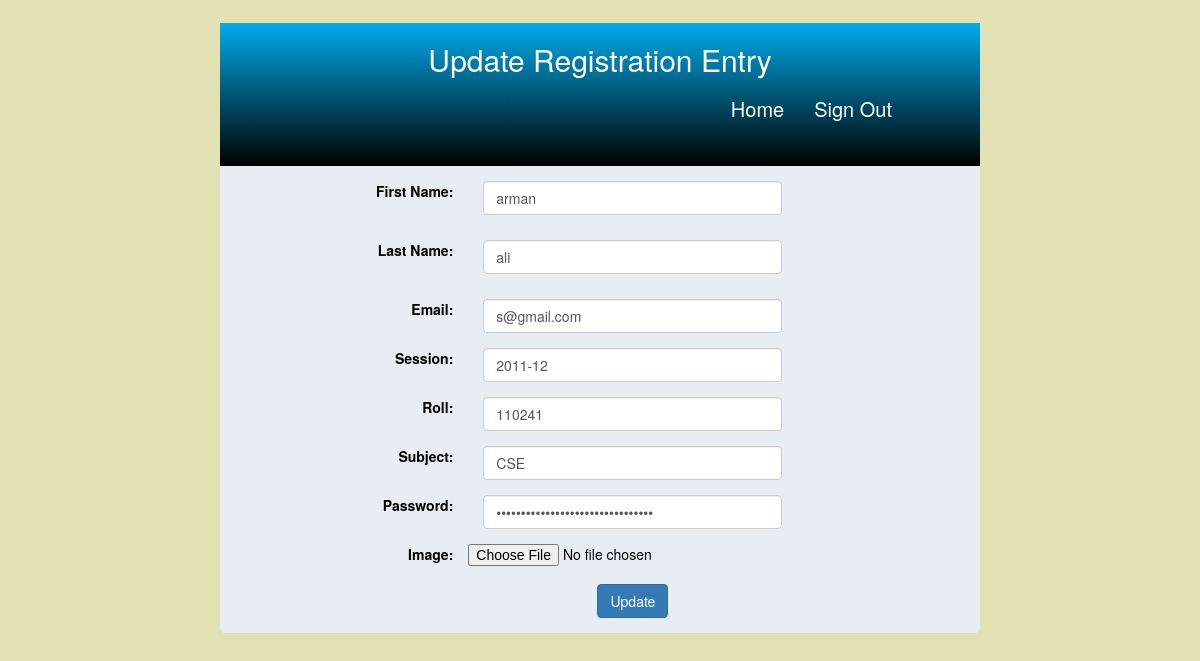
/form/adminUpdate.php?id=24 (signed in), run on the app's committed database.
### tables this page shows
CREATE TABLE IF NOT EXISTS `registraion` (
`st_id` int(11) NOT NULL,
  `fastname` varchar(100) DEFAULT NULL,
  `lastname` varchar(100) DEFAULT NULL,
  `email` varchar(255) DEFAULT NULL,
  `session` varchar(10) DEFAULT NULL,
  `roll` int(15) DEFAULT NULL,
  `subj` varchar(100) DEFAULT NULL,
  `pass` varchar(255) DEFAULT NULL,
  `type` varchar(10) NOT NULL,
  `image_name` varchar(64) NOT NULL
);

### form/adminUpdate.php (the view, shortened to what this page needs)
<?php
	if(isset($_REQUEST['id']))
	{
		$id= $_REQUEST['id'] ;
	}
	else
	{
		header('location:signin.php');
	}
?>
<!DOCTYPE HTML>
<html>
		<link rel = "stylesheet" href = "css/bootstrap.min.css"/>
		<link rel = "stylesheet" href = "css/styles.css"/>
<body>
	<div class="wrapper">
		<div class="container">
			<div class="login_main col-md-offset-2 col-md-8">
				<div class="col-md-12 col-sm-12  reg_header text-center">
					<h2>Update Registration Entry</h2>
					<div class="menu col-md-offset-7 col-md-5 text-right">
						<ul>
							<li><a href="adminprofile.php"> Home </a></li>
							<li><a href="logout.php"> Sign Out</a></li>
						</ul>
					</div>
				</div>
				<?php
					$fastname_old = $lastname_old=$email_old = $session_old= $roll_old=$subj_old=$pass_old=$image_old="";
					$Query = "SELECT * FROM registraion WHERE st_id = '$id' ";
					$result = mysql_query($Query);
					while($row = mysql_fetch_array($result))
					{
						$fastname_old=$row['fastname'];
						$lastname_old=$row['lastname'];
						$email_old=$row['email'];
						$session_old=$row['session'];
						$roll_old=$row['roll'];
						$subj_old=$row['subj'];
						$pass_old=$row['pass'];
						$image_old=$row['image_name'];
					}
				?>
				<form class = "form-horizontal" method="post" action="adminUpdate.php?id=<?php  echo $id; ?> " enctype="multipart/form-data">
					<div class="form-group  ">
						<label class=" col-md-2 col-md-offset-2 text-right" for="usrFN" > First Name: </label>
						<div class="col-md-5  ">
							<input type = "text" class = "form-control " id="usrFN" value="<?php echo $fastname_old; ?>" name="fastname" required>
						</div>
					</div>
					<div class="form-group">
						<label for="usrLN" class="col-md-2 col-md-offset-2 text-right" >Last Name: </label>
						<div class="col-md-5 ">
							<input type = "text" class = "form-control " id="usrLN" value="<?php echo $lastname_old; ?>" name="lastname" required>
						</div>
					</div>
					<div class="form-group">
						<label for="Email" class="col-md-2 col-md-offset-2 text-right" >Email: </label>
						<div class="col-md-5 ">
							<input type = "text" class = "form-control col-md-6" id="Email" value="<?php echo $email_old; ?>" name="email" required>
						</div>
					</div>
					<div class="form-group">
						<label for="SESSION" class="col-md-2 col-md-offset-2 text-right">Session: </label>
						<div class="col-md-5 ">
							<input type = "text" class = "form-control col-md-6 datepicker" id="SESSION" value="<?php echo $session_old; ?>" name="session" required>
						</div>
					</div>
					<div class="form-group">
						<label for="ROLL" class="col-md-2 col-md-offset-2 text-right">Roll: </label>
						<div class="col-md-5 ">
							<input type = "text" class = "form-control col-md-6" id="ROLL" value="<?php echo $roll_old; ?>" name="roll" required>
						</div>
					</div>
					<div class="form-group">
						<label for="sjt" class="col-md-2 col-md-offset-2 text-right">Subject: </label>
						<div class="col-md-5 ">
							<input type = "text" class = "form-control col-md-6" id="sjt" value="<?php echo $subj_old; ?>" name="subj" required>
						</div>
					</div>
					<div class="form-group">
						<label for="pwd" class="col-md-2 col-md-offset-2 text-right col-md-6">Password: </label>
						<div class="col-md-5 ">
							<input type = "password" class = "form-control" id="pwd" value="<?php echo $pass_old; ?>" name="pass" required>
						</div>
					</div>
					<div class="form-group">
						<label class="col-md-2 col-md-offset-2 text-right col-md-6">Image: </label>
						<input type="file" name="image_file" value="<?php echo $image_old; ?>" required>
					</div>
					<div class="form-group" >
						<div class="col-md-offset-1 text-center">
							<input class="btn btn-primary" type="submit" value="Update" name="send">
						</div>
					</div>
				</form>
			</div>
		</div>
	</div>
</body>
</html>

### form/css/styles.css (style rules this page uses)
body { background: #e2e1b3 none repeat fixed 0 0; }
.wrapper .login_main { background-color: #e8edf3; border-radius: 0 0 5px 5px; color: #000; font-size: 14px; margin-top: 2%; padding: 0; }
.reg_header { background: rgba(0, 0, 0, 0) linear-gradient(#00acec, #000) repeat scroll 0 0; color: #fff; margin-bottom: 15px; position: relative; }
.wrapper .menu { margin-bottom: 2%; margin-top: 4%; }
.login_main .menu { bottom: 20px; }
.menu ul li { float: left; list-style: outside none none; }
.menu ul li a { color: #fff; display: block; font-size: 20px; margin-bottom: 4px; padding-bottom: 4px; padding-left: 15px; padding-right: 15px; text-decoration: none; }

### data on the page
registraion: fastname "arman", lastname "ali", email "s@gmail.com", session "2011-12", roll "110241", subj "CSE"
